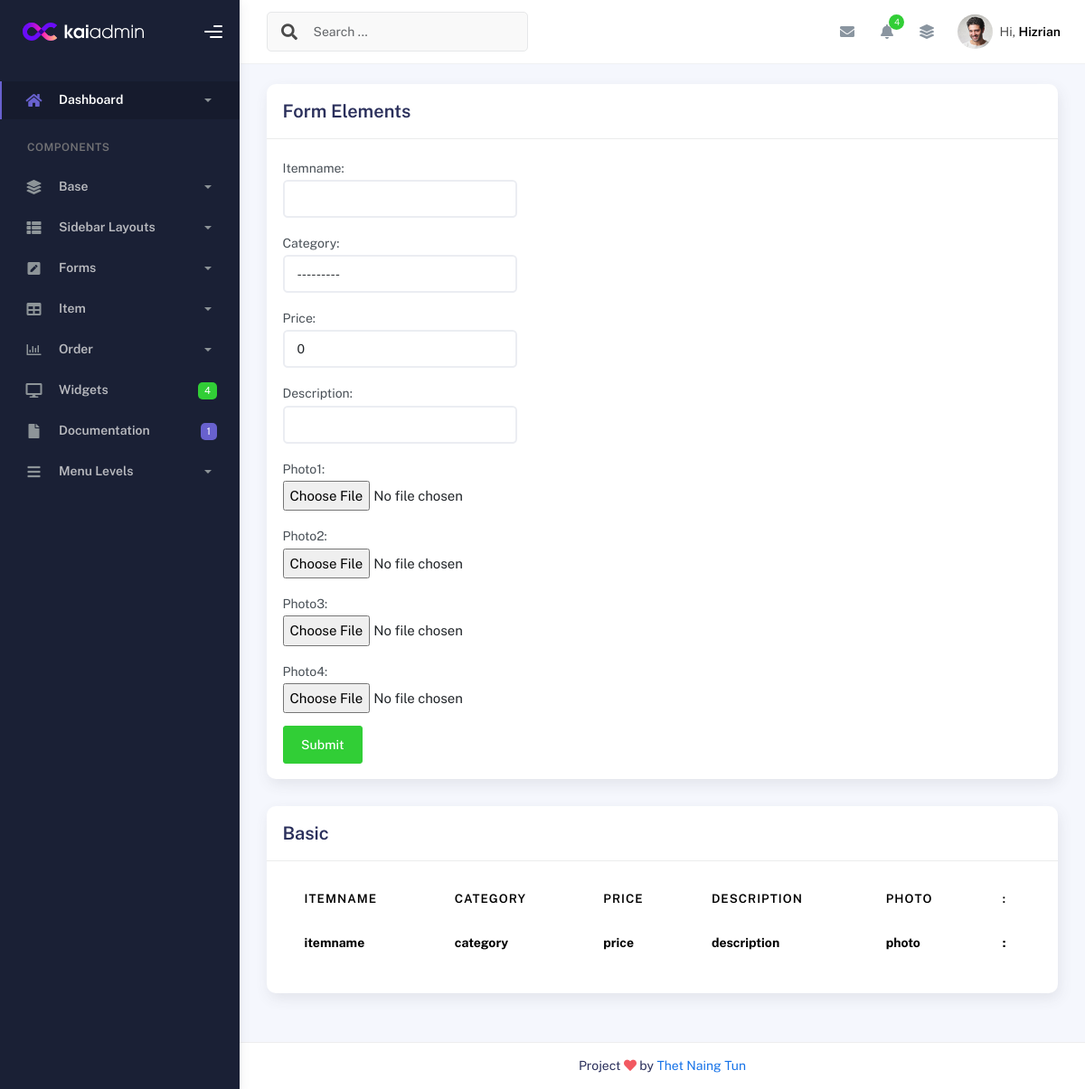
The app's page /itemview/, older data.
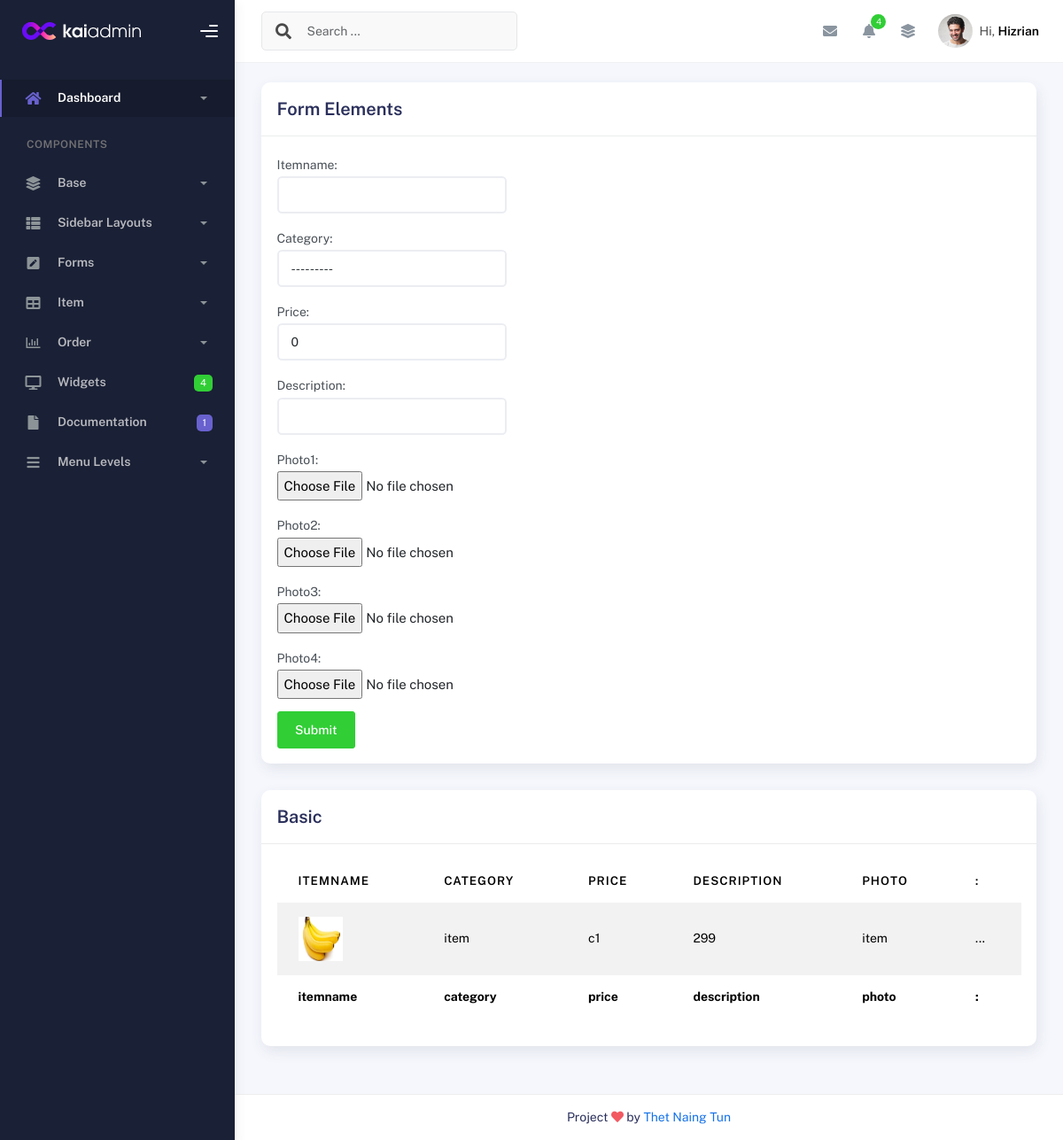
The same page, newer data.
### myapp/models.py (models this page shows)
class item(models.Model):
    itemname = models.CharField(max_length=255)
    category = models.ForeignKey(category, on_delete=models.CASCADE)
    price = models.PositiveIntegerField(default=0)
    description = models.CharField(max_length=255)
    photo1 = models.ImageField(upload_to='item/', blank=True, null=True)
    photo2 = models.ImageField(upload_to='item/', blank=True, null=True)
    photo3 = models.ImageField(upload_to='item/', blank=True, null=True)
    photo4 = models.ImageField(upload_to='item/', blank=True, null=True)
    created_at = models.DateTimeField(auto_now_add=True)
    updated_at = models.DateTimeField(auto_now=True)

class category(models.Model):
    categoryname = models.CharField(max_length=255)
    created_at = models.DateTimeField(auto_now_add=True)
    updated_at = models.DateTimeField(auto_now=True)
    def __str__(self):
        return self.categoryname

### myapp/views.py (the view, shortened to what this page needs)
# urls.py: path('itemview/', itemview.as_view(), name='itemview'),
class itemview(View):
    def get(self, request):
        itm = item.objects.all()
        form = itemcreateform()
        context = {'itm':itm, 'form':form}
        return render(request, 'shopadmin/itemcreate.html', context)

### myapp/forms.py
class itemcreateform(forms.ModelForm):
    class Meta:
        model = item
        fields = '__all__'
        widgets = {
            'itemname': forms.TextInput(attrs={'class': 'form-control'}),
            'category': forms.Select(attrs={'class': 'form-control'}),
            'description': forms.TextInput(attrs={'class': 'form-control'}),
            'price': forms.NumberInput(attrs={'class': 'form-control'}),
        }

### templates/shopadmin/itemcreate.html (shortened to what this page needs)
{% extends 'shopadmin/index.html' %}
{% block content %}
<div class="row">
    <div class="col-md-12">
      <div class="card">
        <div class="card-header">
          <div class="card-title">Form Elements</div>
        </div>
        <div class="card-body">
          <div class="row">
            <div class="col-md-6 col-lg-4">
                <form method="post" enctype="multipart/form-data" action="{% url 'myapp:itemview' %}">
                    {{ form.as_p }}
                    <input type="submit" value="Submit" class="btn btn-success">
                </form>
            </div>
          </div>
        </div>
      </div>
    </div>
  </div>
  <div class="col-md-12">
    <div class="card">
      <div class="card-header">
        <h4 class="card-title">Basic</h4>
      </div>
      <div class="card-body">
        <div class="table-responsive">
          <table
            id="basic-datatables"
            class="display table table-striped table-hover"
          >
            <thead>
              <tr>
                <th>itemname</th>
                <th>category</th>
                <th>price</th>
                <th>description</th>
                <th>photo</th>
                <th>:</th>
              </tr>
            </thead>
            <tfoot>
              <tr>
                <th>itemname</th>
                <th>category</th>
                <th>price</th>
                <th>description</th>
                <th>photo</th>
                <th>:</th>
              </tr>
            </tfoot>
            <tbody>
              {% for i in itm %}
              <tr>
                <td>
                  <img src="{{i.photo1.url}}" alt="" width="50px" height="50px">
                </td>
                <td>{{i.itemname}}</td>
                <td>{{i.category}}</td>
                <td>{{i.price}}</td>
                <td>{{i.itemname}}</td>
                <td>...</td>
              </tr>
              {% endfor %}
            </tbody>
          </table>
        </div>
      </div>
    </div>
  </div>
{% endblock content %}

Row changes from the older to the newer data that the page shows:
added item: photo1 (picture), itemname "item", category "c1", price "299"
